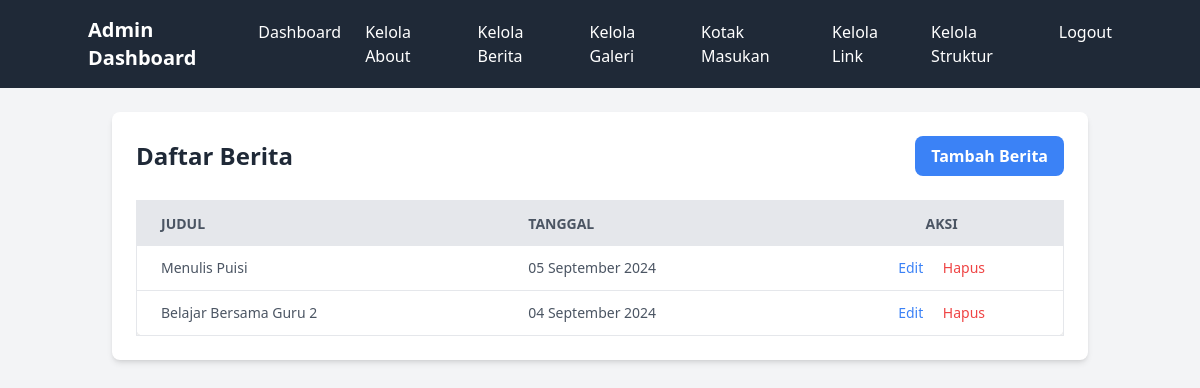
The app's page /admin/manage_news.php (signed in) with its own data.
### tables this page shows
CREATE TABLE `articles` (
  `id` int(11) NOT NULL,
  `title` varchar(255) NOT NULL,
  `content` text NOT NULL,
  `image` varchar(255) NOT NULL,
  `created_at` datetime DEFAULT current_timestamp(),
  `updated_at` datetime DEFAULT current_timestamp() ON UPDATE current_timestamp()
);

### admin/manage_news.php (the view, shortened to what this page needs)
<?php
require_once('../config.php');
$query = "SELECT id, title, DATE_FORMAT(created_at, '%d %M %Y') AS created_at FROM articles ORDER BY created_at DESC";
$result = $pdo->query($query);
?>
<!DOCTYPE html>
<html lang="id">
<head>
    <link href="../assets/css/output.css" rel="stylesheet">
</head>
<body class="bg-gray-100">
    <?php include('../admin/components/navbar.php'); ?>
    <main class="container mx-auto p-6">
        <section class="bg-white p-6 rounded-lg shadow-md">
            <div class="flex justify-between items-center mb-6">
                <h2 class="text-2xl font-bold text-gray-800">Daftar Berita</h2>
                <a href="buat_berita.php" class="bg-blue-500 hover:bg-blue-600 text-white text-align-center font-semibold py-2 px-4 rounded-lg">Tambah Berita</a>
            </div>
            <div class="overflow-x-auto">
                <table class="min-w-full bg-white border border-gray-200 rounded-lg shadow-md">
                    <thead>
                        <tr class="bg-gray-200 text-gray-600 uppercase text-sm leading-normal">
                            <th class="py-3 px-6 text-left">Judul</th>
                            <th class="py-3 px-6 text-left">Tanggal</th>
                            <th class="py-3 px-6 text-center">Aksi</th>
                        </tr>
                    </thead>
                    <tbody class="text-gray-600 text-sm font-light">
                        <?php while ($row = $result->fetch(PDO::FETCH_ASSOC)): ?>
                            <tr class="border-b border-gray-200 hover:bg-gray-100">
                                <td class="py-3 px-6 text-left"><?php echo htmlspecialchars($row['title']); ?></td>
                                <td class="py-3 px-6 text-left"><?php echo htmlspecialchars($row['created_at']); ?></td>
                                <td class="py-3 px-6 text-center">
                                    <a href="edit_article.php?id=<?php echo $row['id']; ?>" class="text-blue-500 hover:text-blue-700">Edit</a>
                                    <a href="delete_article.php?id=<?php echo $row['id']; ?>" class="text-red-500 hover:text-red-700 ml-4" onclick="return confirm('Yakin ingin menghapus?')">Hapus</a>
                                </td>
                            </tr>
                        <?php endwhile; ?>
                    </tbody>
                </table>
            </div>
        </section>
    </main>
</body>
</html>

### records on screen
articles: title "Menulis Puisi", created_at "05 September 2024"
articles: title "Belajar Bersama Guru 2", created_at "04 September 2024"
